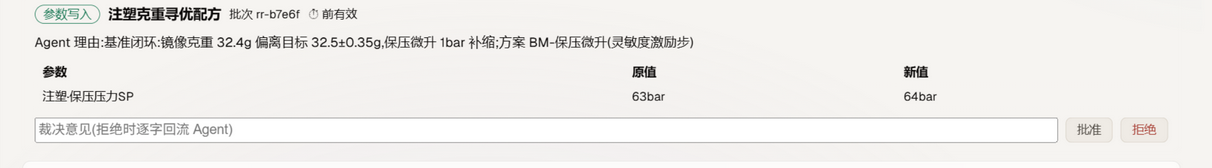
#> input picture paper/tii/SUBMISSION-IEEE-TII/figures/retired/hitl-card-crop-orig.png, 1212 x 168 px
$ python annotate-hitl-card.py
#> lines starting #> are read from the running program, lines starting #| are printed output that depends on the picture
# -*- coding: utf-8 -*-
"""Rebuild Fig.3(b) panel: the live HITL approval card, English-annotated.

Keeps the authentic zh-CN screenshot (provenance: live benchmark line,
October 9 campaign) and adds two deterministic layers:
  1. the card's two visual bands are split and re-stacked tightly so the
     printed text is ~1.15x larger at the same \\columnwidth;
  2. an English gloss strip below the card maps each Chinese field label
     (reviewers R2/R4/R5: the approval surface must be intelligible to the
     international readership), plus a "(b)" panel letter.

Run:  python annotate-hitl-card.py   (writes resources/hitl-card-crop.png)
"""
import os
from PIL import Image, ImageDraw, ImageFont

HERE = os.path.dirname(os.path.abspath(__file__))
OUT = os.path.join(HERE, "..", "resources", "hitl-card-crop.png")
# Read from the archived original screenshot, never from OUT: the split
# below is not idempotent, so re-reading OUT would double-process the card.
SRC = os.path.join(HERE, "retired", "hitl-card-crop-orig.png")

im = Image.open(SRC).convert("RGB")
#> im is the input picture: PIL image 1212x168 RGB; mean R, G, B 239.9, 238.1, 235.9
W, H = im.size  # 1212 x 168
#> W = 1212; H = 168
print("src:", W, "x", H)
#| src: 1212 x 168

# --- locate the two bands: header/fields row vs comment+buttons row -------
# The comment input (light box) starts around y=100 based on the layout; find
# the horizontal whitespace seam by scanning row darkness.
import numpy as np

arr = np.asarray(im.convert("L"), dtype=np.uint8)
row_busy = (arr < 200).sum(axis=1)  # non-white pixel count per row
#> row_busy = 168 values, max 1020 at index 142, min 0 at index 0, mean 61.27
# find the seam: the last run of >=6 consecutive nearly-empty rows in the
# middle band (between y=40 and y=H-40)
seam = None
run = 0
for y in range(40, H - 20):
    if row_busy[y] <= W // 50:
        run += 1
        if run >= 6 and y > H * 0.45:
            seam = y - run // 2
            break
    else:
        run = 0
if seam is None:
    seam = int(H * 0.62)
print("seam at y =", seam)
#| seam at y = 80

top = im.crop((0, 0, W, seam))
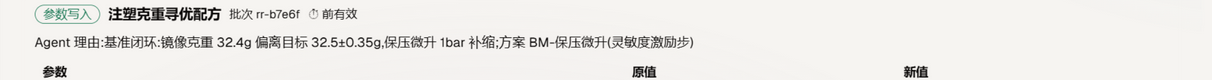
#> top: PIL image 1212x80 RGB; mean R, G, B 235.8, 234, 231.2
bot = im.crop((0, seam, W, H))
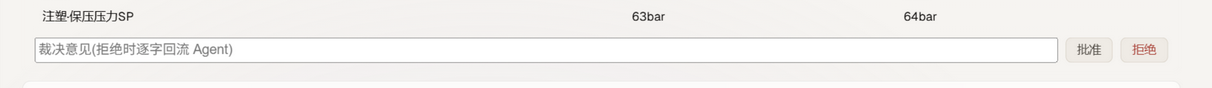
#> bot: PIL image 1212x88 RGB; mean R, G, B 243.6, 241.9, 240.1

# trim outer white margins horizontally on both bands
def htrim(img):
    a = np.asarray(img.convert("L"))
    col_busy = (a < 200).sum(axis=0)
#> col_busy = 1212 values, max 31 at index 48, min 0 at index 0, mean 5.82
    xs = np.where(col_busy > 2)[0]
#> xs = 601 values from 35 to 927
    return (max(0, xs[0] - 4), min(img.width, xs[-1] + 5)) if len(xs) else (0, img.width)

x0t, x1t = htrim(top)
#> x0t = 31; x1t = 932
x0b, x1b = htrim(bot)
#> x0b = 31; x1b = 1160
x0 = min(x0t, x0b)
#> x0 = 31
x1 = max(x1t, x1b)
#> x1 = 1160
top, bot = top.crop((x0, 0, x1, top.height)), bot.crop((x0, 0, x1, bot.height))
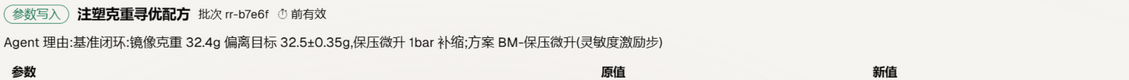
#> top: PIL image 1129x80 RGB; mean R, G, B 235.1, 233.3, 230.5
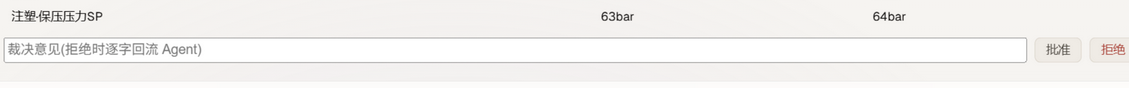
#> bot: PIL image 1129x88 RGB; mean R, G, B 243.4, 241.7, 240.1
print("trimmed x:", x0, x1, "-> width", x1 - x0)
#| trimmed x: 31 1160 -> width 1129

CW = x1 - x0
#> CW = 1129
GAP = 6
GLOSS_H = 100
PAD = 8
OUTW = CW + 2 * PAD
#> OUTW = 1145
OUTH = PAD + top.height + GAP + bot.height + GAP + GLOSS_H + PAD
#> OUTH = 296
canvas = Image.new("RGB", (OUTW, OUTH), "white")
#> canvas: PIL image 1145x296 RGB; every value is 255
d = ImageDraw.Draw(canvas)

FONT_DIR = "C:/Windows/Fonts"
def font(sz, bold=False):
    name = "arialbd.ttf" if bold else "arial.ttf"
    try:
        return ImageFont.truetype(os.path.join(FONT_DIR, name), sz)
    except OSError:
        return ImageFont.load_default()

y = PAD
canvas.paste(top, (PAD, y)); y += top.height + GAP
#> after `canvas.paste(top, (PAD, y))`:
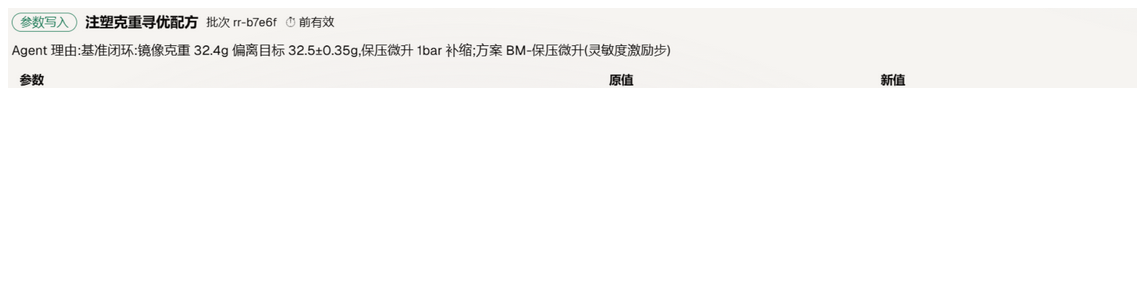
#> canvas: PIL image 1145x296 RGB; mean R, G, B 249.7, 249.2, 248.5
#> after `y += top.height + GAP`: y = 94
canvas.paste(bot, (PAD, y)); y += bot.height + GAP
#> after `canvas.paste(bot, (PAD, y))`:
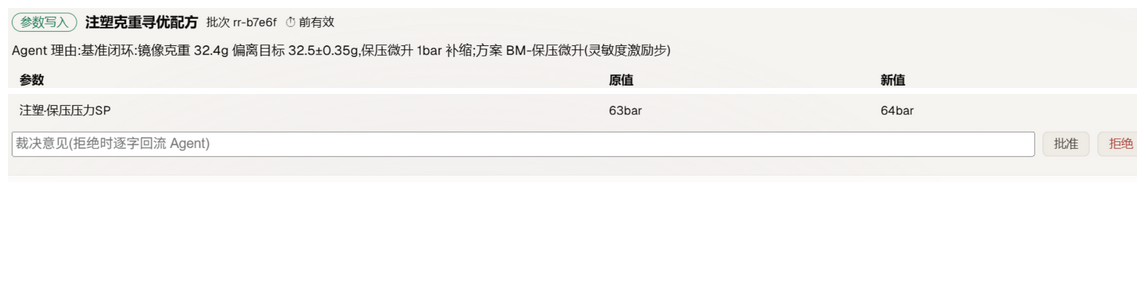
#> canvas: PIL image 1145x296 RGB; mean R, G, B 246.3, 245.3, 244.1
#> after `y += bot.height + GAP`: y = 188

# English gloss strip: three short lines at 32px (~7 pt printed at
# \columnwidth; the previous two-line 26px layout printed ~5.7 pt, at the
# legibility floor). Each line must stay under ~74 characters.
GREY = (90, 90, 90)
BLUE = (46, 94, 140)
f1 = font(32)
f2 = font(32)
line1 = "proposer (agent member)  \u00b7  batch rr-b7e6f  \u00b7  parameter"
line2 = "current 63 bar \u2192 proposed 64 bar  \u00b7  comment returns to the agent"
line3 = "machine-checked fields  \u00b7  approve / reject"
d.text((PAD + 2, y), line1, font=f1, fill=BLUE)
y += 32
#> y = 220
d.text((PAD + 2, y), line2, font=f2, fill=GREY)
y += 32
#> y = 252
d.text((PAD + 2, y), line3, font=f2, fill=GREY)

# panel letter, bottom-right clear zone
d.text((OUTW - 56, OUTH - 42), "(b)", font=font(34, bold=True), fill=(38, 38, 38))

# width guard: no gloss line may run past the canvas
for ln, fnt in ((line1, f1), (line2, f2), (line3, f2)):
    w = d.textlength(ln, font=fnt)
    assert PAD + 2 + w <= OUTW - 4, f"gloss line overflows: '{ln}' ({w:.0f}px)"
#> this loop made 3 passes
#> w on passes 1 to 3: 913.1, 1075, 681.2

canvas.save(OUT)
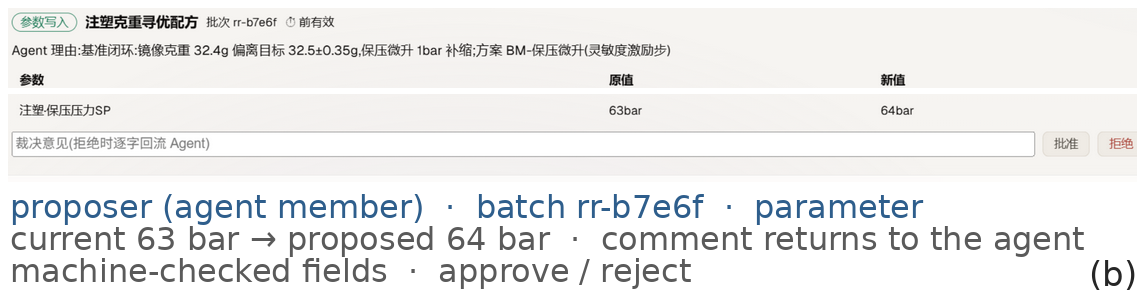
#> saved as hitl-card-crop.png: PIL image 1145x296 RGB; mean R, G, B 237.2, 237, 236.6
print("written:", OUT, canvas.size)
#| written: paper/tii/SUBMISSION-IEEE-TII/figures/../resources/hitl-card-crop.png (1145, 296)
